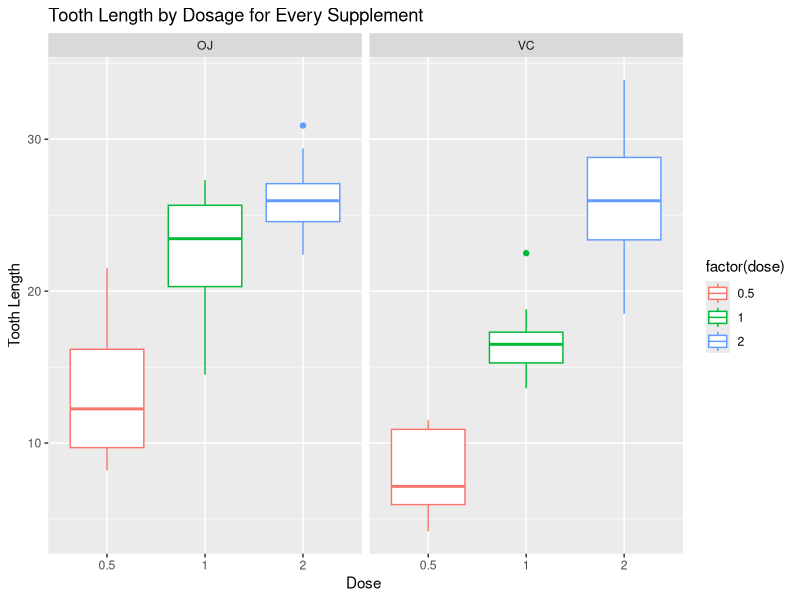

Recreate this plot in R.
## ---- chunk 1
library(ggplot2)
## ---- chunk 2
data(ToothGrowth)
str(ToothGrowth)
head(ToothGrowth)
## ---- chunk 3
summary(ToothGrowth)
## ---- chunk 4
ggplot(data=ToothGrowth, aes(x=factor(dose), y=len, colour=factor(dose)))+
               facet_grid(.~ToothGrowth$supp)+
               geom_boxplot()+
               xlab("Dose ")+ ylab("Tooth Length")+
               ggtitle("Tooth Length by Dosage for Every Supplement")

## ---- chunk 5
tapply(ToothGrowth$len, ToothGrowth$supp, mean)

## ---- chunk 6
orangejuice<- subset(ToothGrowth
                     $len, ToothGrowth$supp == "OJ")
## ---- chunk 7
aacid<- subset(ToothGrowth$len, ToothGrowth$supp =="VC")

## ---- chunk 8
t.test(orangejuice, aacid )

## ---- chunk 9
dose0.5<- subset(ToothGrowth$len, ToothGrowth$dose == "0.5")
dose1<- subset(ToothGrowth$len, ToothGrowth$dose == "1")
dose2<- subset(ToothGrowth$len, ToothGrowth$dose == "2")
## ---- chunk 10
t.test(dose0.5, dose1,paired = FALSE, alternative = "less",  var.equal = FALSE )
## ---- chunk 11
t.test(dose1, dose2,paired = FALSE, alternative = "less",  var.equal = FALSE )

## ---- chunk 12
t.test(dose0.5, dose2,paired = FALSE, alternative = "less",  var.equal = FALSE )

